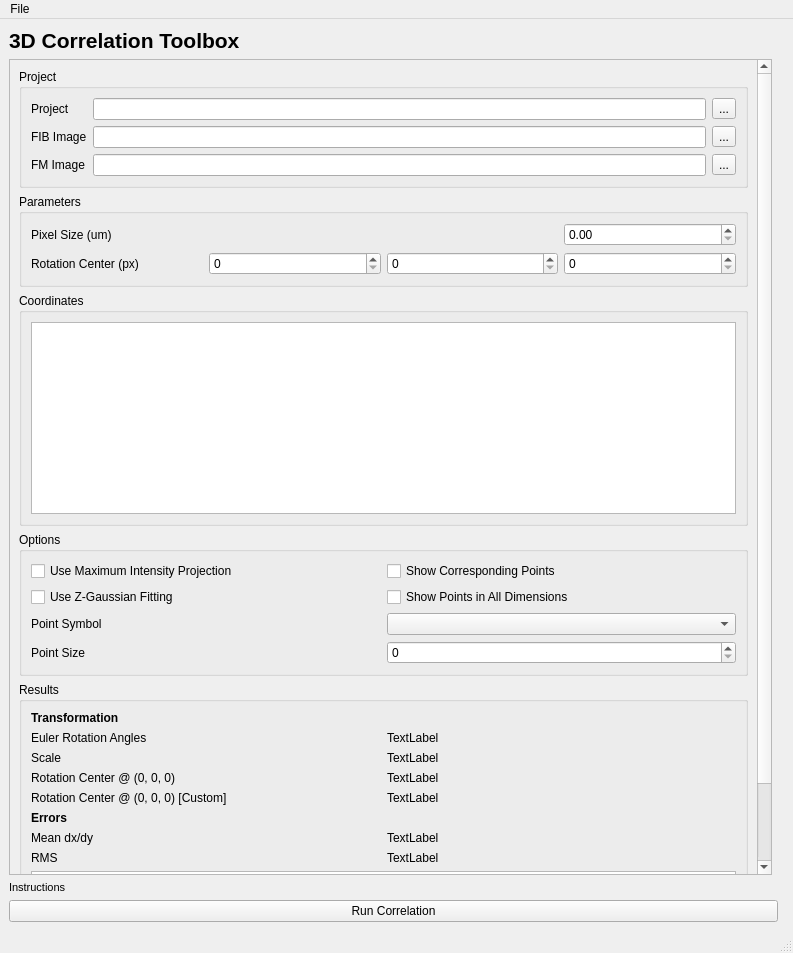
<?xml version="1.0" encoding="UTF-8"?>
<ui version="4.0">
 <class>MainWindow</class>
 <widget class="QMainWindow" name="MainWindow">
  <property name="geometry">
   <rect>
    <x>0</x>
    <y>0</y>
    <width>793</width>
    <height>953</height>
   </rect>
  </property>
  <property name="windowTitle">
   <string>MainWindow</string>
  </property>
  <widget class="QWidget" name="centralwidget">
   <layout class="QGridLayout" name="gridLayout">
    <item row="1" column="0">
     <widget class="QScrollArea" name="scrollArea">
      <property name="widgetResizable">
       <bool>true</bool>
      </property>
      <widget class="QWidget" name="scrollAreaWidgetContents">
       <property name="geometry">
        <rect>
         <x>0</x>
         <y>0</y>
         <width>747</width>
         <height>974</height>
        </rect>
       </property>
       <layout class="QGridLayout" name="gridLayout_2">
        <item row="0" column="0">
         <widget class="QGroupBox" name="groupBox">
          <property name="title">
           <string>Project</string>
          </property>
          <layout class="QGridLayout" name="gridLayout_9">
           <item row="0" column="1">
            <widget class="QLineEdit" name="lineEdit_project_path"/>
           </item>
           <item row="1" column="0">
            <widget class="QLabel" name="label_fib_image_path">
             <property name="text">
              <string>FIB Image</string>
             </property>
            </widget>
           </item>
           <item row="0" column="0">
            <widget class="QLabel" name="label_project_path">
             <property name="text">
              <string>Project</string>
             </property>
            </widget>
           </item>
           <item row="2" column="0">
            <widget class="QLabel" name="label_fm_image_path">
             <property name="text">
              <string>FM Image</string>
             </property>
            </widget>
           </item>
           <item row="0" column="2">
            <widget class="QToolButton" name="toolButton_project_path">
             <property name="text">
              <string>...</string>
             </property>
            </widget>
           </item>
           <item row="1" column="2">
            <widget class="QToolButton" name="toolButton_fib_image_path">
             <property name="text">
              <string>...</string>
             </property>
            </widget>
           </item>
           <item row="2" column="2">
            <widget class="QToolButton" name="toolButton_fm_image_path">
             <property name="text">
              <string>...</string>
             </property>
            </widget>
           </item>
           <item row="1" column="1">
            <widget class="QLineEdit" name="lineEdit_fib_image_path"/>
           </item>
           <item row="2" column="1">
            <widget class="QLineEdit" name="lineEdit_fm_image_path"/>
           </item>
          </layout>
         </widget>
        </item>
        <item row="2" column="0">
         <widget class="QGroupBox" name="groupBox_coordinates">
          <property name="sizePolicy">
           <sizepolicy hsizetype="MinimumExpanding" vsizetype="MinimumExpanding">
            <horstretch>0</horstretch>
            <verstretch>2</verstretch>
           </sizepolicy>
          </property>
          <property name="title">
           <string>Coordinates</string>
          </property>
          <property name="checkable">
           <bool>false</bool>
          </property>
          <layout class="QGridLayout" name="gridLayout_8">
           <item row="0" column="0">
            <widget class="QTableView" name="tableView_coordinates">
             <property name="sizePolicy">
              <sizepolicy hsizetype="Expanding" vsizetype="MinimumExpanding">
               <horstretch>0</horstretch>
               <verstretch>50</verstretch>
              </sizepolicy>
             </property>
             <property name="sortingEnabled">
              <bool>true</bool>
             </property>
            </widget>
           </item>
          </layout>
         </widget>
        </item>
        <item row="4" column="0">
         <widget class="QGroupBox" name="groupBox_results">
          <property name="font">
           <font>
            <weight>50</weight>
            <bold>false</bold>
           </font>
          </property>
          <property name="title">
           <string>Results</string>
          </property>
          <property name="flat">
           <bool>false</bool>
          </property>
          <property name="checkable">
           <bool>false</bool>
          </property>
          <layout class="QGridLayout" name="gridLayout_5">
           <item row="6" column="1">
            <widget class="QLabel" name="label_results_error_mean_absolute_value">
             <property name="text">
              <string>TextLabel</string>
             </property>
            </widget>
           </item>
           <item row="4" column="1">
            <widget class="QLabel" name="label_results_transform_rotation_custom_value">
             <property name="text">
              <string>TextLabel</string>
             </property>
            </widget>
           </item>
           <item row="3" column="1">
            <widget class="QLabel" name="label_results_transform_rotation_zero_value">
             <property name="text">
              <string>TextLabel</string>
             </property>
            </widget>
           </item>
           <item row="4" column="0">
            <widget class="QLabel" name="label_results_transform_rotation_center_custom">
             <property name="text">
              <string>Rotation Center @ (0, 0, 0) [Custom]</string>
             </property>
            </widget>
           </item>
           <item row="6" column="0">
            <widget class="QLabel" name="label_results_error_mean_absolute">
             <property name="text">
              <string>Mean dx/dy</string>
             </property>
            </widget>
           </item>
           <item row="2" column="1">
            <widget class="QLabel" name="label_results_scale_value">
             <property name="text">
              <string>TextLabel</string>
             </property>
            </widget>
           </item>
           <item row="5" column="0">
            <widget class="QLabel" name="label_results_error_header">
             <property name="font">
              <font>
               <weight>75</weight>
               <bold>true</bold>
              </font>
             </property>
             <property name="text">
              <string>Errors</string>
             </property>
            </widget>
           </item>
           <item row="7" column="1">
            <widget class="QLabel" name="label_results_error_rms_value">
             <property name="text">
              <string>TextLabel</string>
             </property>
            </widget>
           </item>
           <item row="7" column="0">
            <widget class="QLabel" name="label_results_error_rms">
             <property name="text">
              <string>RMS</string>
             </property>
            </widget>
           </item>
           <item row="1" column="0">
            <widget class="QLabel" name="label_results_transform_euler_rotation">
             <property name="text">
              <string>Euler Rotation Angles</string>
             </property>
            </widget>
           </item>
           <item row="3" column="0">
            <widget class="QLabel" name="label_results_transform_rotation_center_zero">
             <property name="text">
              <string>Rotation Center @ (0, 0, 0)</string>
             </property>
            </widget>
           </item>
           <item row="2" column="0">
            <widget class="QLabel" name="label_results_scale">
             <property name="text">
              <string>Scale</string>
             </property>
            </widget>
           </item>
           <item row="1" column="1">
            <widget class="QLabel" name="label_results_transform_euler_rotation_value">
             <property name="text">
              <string>TextLabel</string>
             </property>
            </widget>
           </item>
           <item row="0" column="0">
            <widget class="QLabel" name="label_results_transform_header">
             <property name="font">
              <font>
               <weight>75</weight>
               <bold>true</bold>
              </font>
             </property>
             <property name="text">
              <string>Transformation</string>
             </property>
            </widget>
           </item>
           <item row="8" column="0" colspan="2">
            <widget class="QTableWidget" name="tableWidget_results_error">
             <property name="font">
              <font>
               <pointsize>8</pointsize>
               <weight>50</weight>
               <bold>false</bold>
              </font>
             </property>
            </widget>
           </item>
          </layout>
         </widget>
        </item>
        <item row="1" column="0">
         <widget class="QGroupBox" name="groupBox_parameters">
          <property name="title">
           <string>Parameters</string>
          </property>
          <layout class="QGridLayout" name="gridLayout_6">
           <item row="0" column="0">
            <widget class="QLabel" name="label_parameters_pixel_size">
             <property name="text">
              <string>Pixel Size (um)</string>
             </property>
            </widget>
           </item>
           <item row="1" column="0">
            <widget class="QLabel" name="label_parameters_rotation_center">
             <property name="text">
              <string>Rotation Center (px)</string>
             </property>
            </widget>
           </item>
           <item row="1" column="1">
            <widget class="QSpinBox" name="spinBox_parameters_rotation_center_x"/>
           </item>
           <item row="1" column="2">
            <widget class="QSpinBox" name="spinBox_parameters_rotation_center_y"/>
           </item>
           <item row="0" column="3">
            <widget class="QDoubleSpinBox" name="doubleSpinBox_parameters_pixel_size"/>
           </item>
           <item row="1" column="3">
            <widget class="QSpinBox" name="spinBox_parameters_rotation_center_z"/>
           </item>
          </layout>
         </widget>
        </item>
        <item row="3" column="0">
         <widget class="QGroupBox" name="groupBox_options">
          <property name="title">
           <string>Options</string>
          </property>
          <layout class="QGridLayout" name="gridLayout_10">
           <item row="1" column="0">
            <widget class="QCheckBox" name="checkBox_use_zgauss_opt">
             <property name="text">
              <string>Use Z-Gaussian Fitting</string>
             </property>
            </widget>
           </item>
           <item row="0" column="1">
            <widget class="QCheckBox" name="checkBox_show_corresponding_points">
             <property name="text">
              <string>Show Corresponding Points</string>
             </property>
            </widget>
           </item>
           <item row="1" column="1">
            <widget class="QCheckBox" name="checkBox_show_points_thick_dims">
             <property name="text">
              <string>Show Points in All Dimensions</string>
             </property>
            </widget>
           </item>
           <item row="2" column="1">
            <widget class="QComboBox" name="comboBox_options_point_symbol"/>
           </item>
           <item row="0" column="0">
            <widget class="QCheckBox" name="checkBox_use_mip">
             <property name="text">
              <string>Use Maximum Intensity Projection</string>
             </property>
            </widget>
           </item>
           <item row="2" column="0">
            <widget class="QLabel" name="label_options_point_symbol">
             <property name="text">
              <string>Point Symbol</string>
             </property>
            </widget>
           </item>
           <item row="3" column="0">
            <widget class="QLabel" name="label_options_point_size">
             <property name="text">
              <string>Point Size</string>
             </property>
            </widget>
           </item>
           <item row="3" column="1">
            <widget class="QSpinBox" name="spinBox_options_point_size"/>
           </item>
          </layout>
         </widget>
        </item>
        <item row="5" column="0">
         <spacer name="verticalSpacer">
          <property name="orientation">
           <enum>Qt::Vertical</enum>
          </property>
          <property name="sizeHint" stdset="0">
           <size>
            <width>20</width>
            <height>40</height>
           </size>
          </property>
         </spacer>
        </item>
       </layout>
      </widget>
     </widget>
    </item>
    <item row="3" column="0" colspan="2">
     <widget class="QPushButton" name="pushButton_run_correlation">
      <property name="text">
       <string>Run Correlation</string>
      </property>
     </widget>
    </item>
    <item row="0" column="0" colspan="3">
     <widget class="QLabel" name="label_title">
      <property name="font">
       <font>
        <pointsize>16</pointsize>
        <weight>75</weight>
        <bold>true</bold>
       </font>
      </property>
      <property name="text">
       <string>3D Correlation Toolbox</string>
      </property>
     </widget>
    </item>
    <item row="2" column="0" colspan="2">
     <widget class="QLabel" name="label_instructions">
      <property name="font">
       <font>
        <pointsize>8</pointsize>
       </font>
      </property>
      <property name="text">
       <string>Instructions</string>
      </property>
     </widget>
    </item>
   </layout>
  </widget>
  <widget class="QMenuBar" name="menubar">
   <property name="geometry">
    <rect>
     <x>0</x>
     <y>0</y>
     <width>793</width>
     <height>22</height>
    </rect>
   </property>
   <widget class="QMenu" name="menuFile">
    <property name="title">
     <string>File</string>
    </property>
    <addaction name="actionLoad_Load_Coordinates_Old"/>
    <addaction name="actionLoad_Load_Coordinates"/>
    <addaction name="actionClear_Coordinates"/>
   </widget>
   <addaction name="menuFile"/>
  </widget>
  <widget class="QStatusBar" name="statusbar"/>
  <action name="actionLoad_FIB_Image">
   <property name="text">
    <string>Load FIB Image</string>
   </property>
  </action>
  <action name="actionLoad_FM_Image">
   <property name="text">
    <string>Load FM Image</string>
   </property>
  </action>
  <action name="actionLoad_Load_Coordinates_Old">
   <property name="text">
    <string>Load Coordinates Data (Old)</string>
   </property>
  </action>
  <action name="actionLoad_Load_Coordinates">
   <property name="text">
    <string>Load Coordinates Data (New)</string>
   </property>
  </action>
  <action name="actionClear_Coordinates">
   <property name="text">
    <string>Clear Coordinates</string>
   </property>
  </action>
 </widget>
 <resources/>
 <connections/>
</ui>
